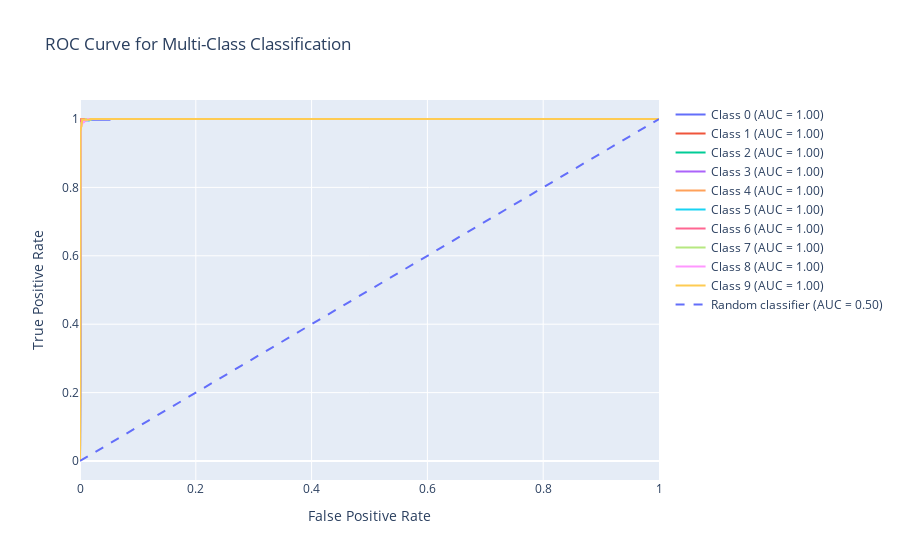

Notebook source saved alongside this figure:
### Code cell
import plotly.graph_objects as go

# Create an empty list to store the ROC curve traces
roc_traces = []

for i in range(n_classes):
    fpr, tpr, _ = roc_curve(all_labels_bin[:, i], all_outputs[:, i])
    roc_auc = auc(fpr, tpr)
    
    # Create a plotly trace for each class
    trace = go.Scatter(
        x=fpr, y=tpr, mode='lines', name=f'Class {i} (AUC = {roc_auc:.2f})'
    )
    roc_traces.append(trace)

# Plotting the diagonal line (random classifier line)
random_line = go.Scatter(
    x=[0, 1], y=[0, 1], mode='lines', line=dict(dash='dash'), name='Random classifier (AUC = 0.50)'
)

# Combine the traces
roc_traces.append(random_line)

# Create layout
layout = go.Layout(
    title="ROC Curve for Multi-Class Classification",
    xaxis=dict(title="False Positive Rate"),
    yaxis=dict(title="True Positive Rate"),
    showlegend=True
)

# Create the figure with all traces and layout
fig = go.Figure(data=roc_traces, layout=layout)

# Show the plot
fig.show()
